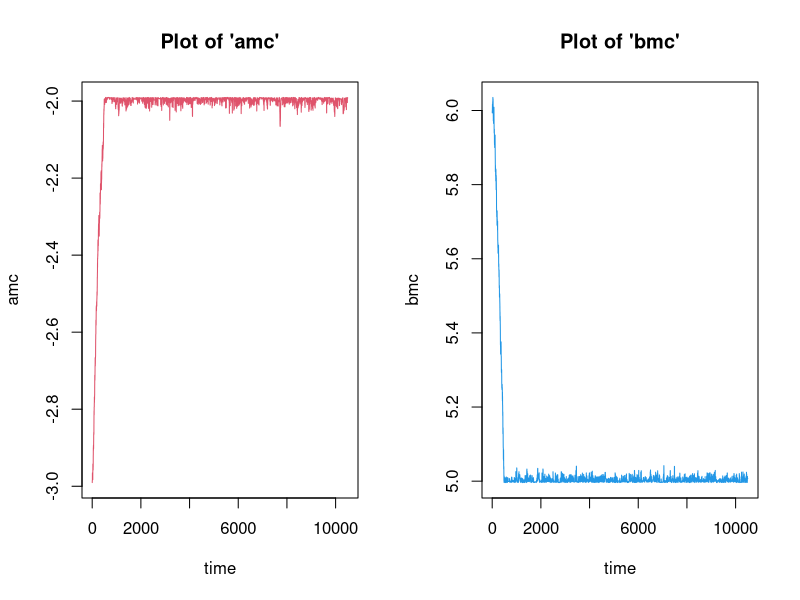
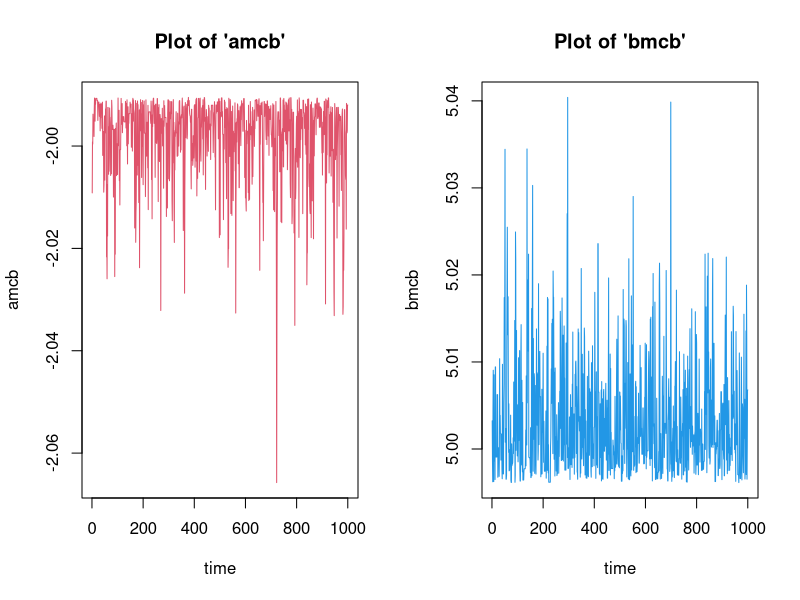
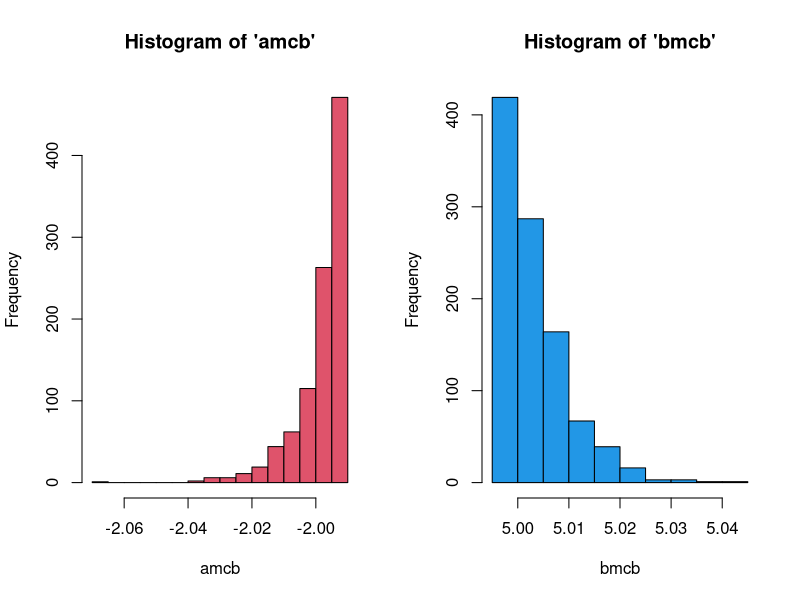

Write R code to recreate these figures, in order.

rm(list=ls(all=TRUE))
set.seed(27)

# metropolis-hasting to Uniform distribution.

x = runif(1000,-2,5)

posterior.uniform = function(x,a,b){
  n=length(x) 
  resultado=n*(-log(b-a)) 
  resultado=resultado+(((a^2)/1000)*((b^2)/1000))
  resultado 
}

nmc = 10500 
amc=array(0,c(nmc)) 
bmc=array(0,c(nmc)) 

# initial values
amc[1]=min(x)- 1 # the initial value for amc will always have to be less than the minimum of the generated vector 'x', so put 'min (x) - 2'.
bmc[1]=max(x)+ 1 # the initial value for bmc will always have to be greater than the maximum of the generated vector 'x', so put 'max (x) +2'.

# this condition for the initial kick occurs because of the indicator of the distribution function
# uniform, which is: a <x (1) <x (n) <b.

for (i in 2:nmc){
  Sigmaa=0.0001 # declared value for the variance of amc
  Sigmab=0.0001 # Declared value for the variance of bmc

  aest=rnorm(1,amc[i-1], sqrt(Sigmaa))
  best=rnorm(1,bmc[i-1], sqrt(Sigmab))
  # if command, used to only accept values that are between the indicator of the uniform
  # in the case, the aest always has to be smaller than the best, aest always smaller than the
  # minimum of the vector x, and best always greater than the maximum of x. a <x (1) <x (n) <b.
  if ((aest<best) && (aest<min(x)) && (best>max(x))){
    num = dnorm(amc[i-1], aest, sqrt(Sigmaa))*dnorm(bmc[i-1], best, sqrt(Sigmab))
    denom = dnorm(aest,amc[i-1], sqrt(Sigmaa))*dnorm(best, bmc[i-1], sqrt(Sigmab))
    ratio = exp(posterior.uniform(x,aest,best)-posterior.uniform(x,amc[i-1],bmc[i-1]))
    probac = min(1,ratio*(num/denom))
    
    # generates a point on the uniform (0,1)
    u = runif(1)
    
    if (u<probac){
      amc[i] = aest
      bmc[i] = best
    } else{
      amc[i] = amc[i-1]
      bmc[i] = bmc[i-1]
    }
  } else {
    # if the aliasing of the if of the beginning is not false, if a <x (1) <x (n) <b, it
    # return to the beginning, and generate new values of 'aest' and 'best' plus value
    # of the vector will continue the same in the observation in which the condition was false.
    amc[i]=amc[i-1]
    bmc[i]=bmc[i-1]
  }
}

par(mfrow=c(1,2)) 
plot.ts(amc,col=2, main="Plot of 'amc'",ylab="amc",xlab="time") 
plot.ts(bmc,col=4, main="Plot of 'bmc'",ylab="bmc",xlab="time")

# burn-in: exclude the first 500 observations (initail values effect).
amc = amc[c(501:10500)]
bmc = bmc[c(501:10500)]

# thinning by 10 
thin=10 
nmcb=length(amc)/thin

amcb=array(0,c(nmcb))  
bmcb=array(0,c(nmcb))

for (i in 1:nmcb) {
  amcb[i]=amc[thin*i]  
  # to always get the value of 10 in 10 of the 'amc'
  bmcb[i]=bmc[thin*i]  
  # to always get the value of 10 in 10 of the 'bmc'
}

par(mfrow=c(1,2)) 
plot.ts(amcb,col=2, main="Plot of 'amcb'",ylab="amcb",xlab="time")  
plot.ts(bmcb,col=4, main="Plot of 'bmcb'",ylab="bmcb",xlab="time")  

# histogram of the posterior distribution
hist(amcb, col=2, main="Histogram of 'amcb'",ylab="Frequency",xlab="amcb")  # histograma para 'amcb'
hist(bmcb, col=4, main="Histogram of 'bmcb'",ylab="Frequency",xlab="bmcb")  # histograma para 'bmcb'

# mean of 'amcb' e 'bmcb'
mean(amcb)
mean(bmcb)

# Credibility intervals of the posterior distributions
LIa=quantile(amcb,0.025)
LSa=quantile(amcb,0.975)

LIa
LSa

LIb=quantile(bmcb,0.025)
LSb=quantile(bmcb,0.975)

LIb
LSb
